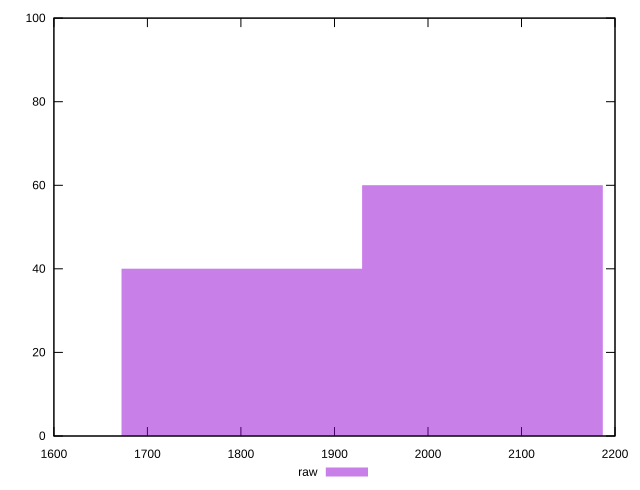

Recreate this plot in gnuplot.
reset
set terminal svg size 640, 490 enhanced background rgb 'white'
set output "report_00007_2020-12-11T15:55:29.892Z/first-meaningful-paint/samples/pages+cached+noadtech/raw/histogram.svg"

$raw <<EOF
2058.1923570372287 60
1800.918312407575 40
EOF

set key outside below
set boxwidth 257.2740446296536
set yrange [0:100]
set style fill transparent solid 0.5 noborder

plot \
  $raw title "raw" with boxes, \


reset
